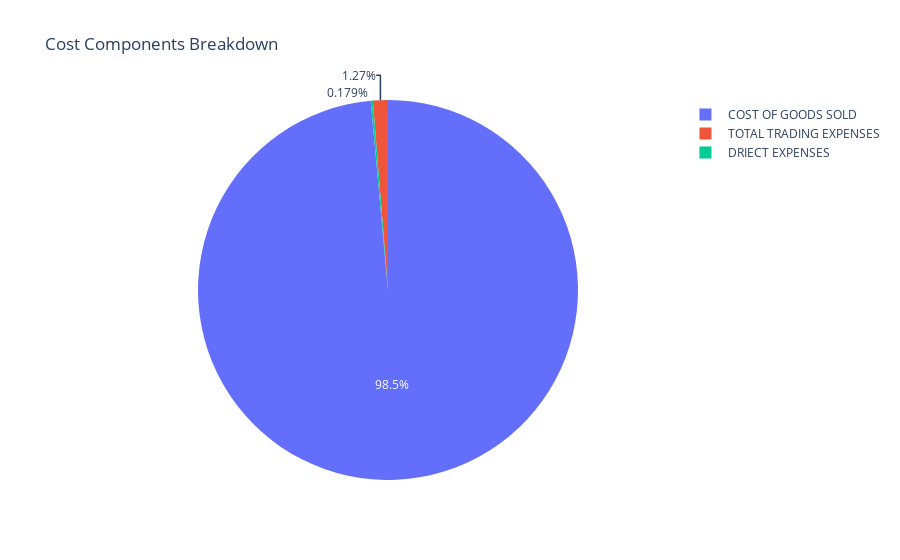

This figure's notebook cell:
### Code cell
# Cost Components Analysis
cost_components = df[[' COST OF GOODS SOLD ', ' DRIECT EXPENSES ', ' TOTAL TRADING EXPENSES ']].sum()
cost_components = cost_components.reset_index()
cost_components.columns = ['Cost Component', 'Amount']

# Pie Chart
fig = px.pie(
    cost_components,
    values='Amount',
    names='Cost Component',
    title='Cost Components Breakdown'
)
fig.show()

### Figure 1 — Plotly figure (JSON) as saved in the notebook; plotly's stock layout.template omitted (floating-point values rounded to 4 significant figures)
{"data": [{"domain": {"x": [0, 1], "y": [0, 1]}, "hovertemplate": "Cost Component=%{label}<br>Amount=%{value}<extra></extra>", "labels": [" COST OF GOODS SOLD ", " DRIECT EXPENSES ", " TOTAL TRADING EXPENSES "], "legendgroup": "", "name": "", "showlegend": true, "type": "pie", "values": [11890000000000.0, 21600000000.0, 153500000000.0]}], "layout": {"legend": {"tracegroupgap": 0}, "title": {"text": "Cost Components Breakdown"}}}
